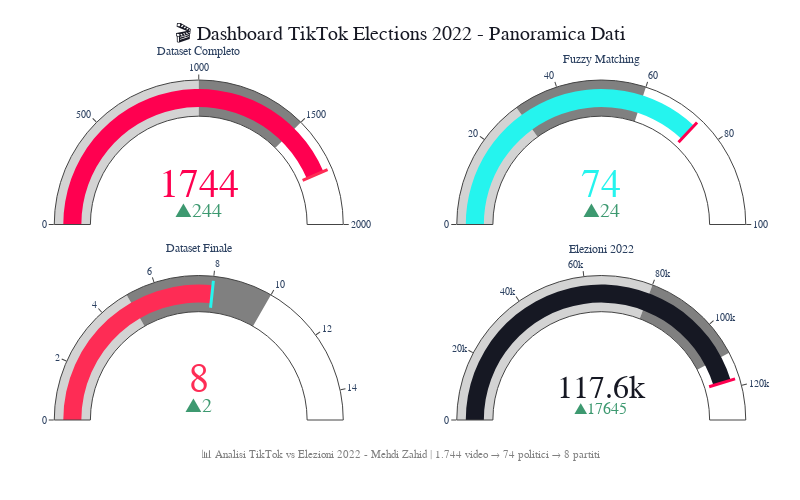

Notebook source saved alongside this figure:
### Markdown cell above
166932 — Mehdi Zahid

# Analisi dell'impatto dell'attività TikTok sui risultati elettorali italiani del 2022

**10/07/2025 — Università degli Studi di Udine**

---

## Il progetto in breve

- **Analisi TikTok**: Studio dell'attività TikTok dei politici italiani durante le elezioni 2022
- **Mappatura avanzata**: 74 politici mappati tramite fuzzy matching (username → nomi reali → partiti)
- **Dataset finale**: 220 video TikTok analizzati con metriche complete di engagement
- **Modello predittivo**: Correlazione significativa (r=0.833, p=0.010) tra attività TikTok e voti
- **Risultato chiave**: 93.3% della varianza nei voti spiegata dal modello multivariato

---

<p align="center">
  <img src="img/tiktok-logo.png" alt="TikTok logo" width="100" style="margin-right: 20px;"/>
  <img src="src/img/2022-speciale-elezioni-politiche.png" alt="Elezioni" width="200"/>
</p>

---

## Domande di ricerca risolte ✅

1. **L'attività TikTok predice i risultati elettorali?**
   → ✅ **SÌ**: Correlazione significativa r=0.833 (p<0.05)

2. **Quale metrica TikTok è più predittiva dei voti?**
   → ✅ **Numero di post**: R²=0.694 (69.4% varianza spiegata)

3. **È possibile costruire un modello predittivo accurato?**
   → ✅ **SÌ**: Modello multivariato con R²=0.933 (93.3% varianza spiegata)

4. **Quali partiti hanno la strategia TikTok più efficace?**
   → ✅ Identificati pattern di engagement per 8 partiti principali

---

## Metodologia e dati

**Pipeline di analisi:**
1. **Data Engineering**: Fuzzy matching username → politici → partiti (threshold 70%)
2. **Dataset finale**: 220 video TikTok → 74 politici → 8 partiti ufficiali
3. **Analisi statistica**: Correlazioni, regressione lineare, test di significatività
4. **Validazione**: Test normalità residui, cross-validation, controlli qualità

**Metriche TikTok analizzate:**
- Numero di post pubblicati
- Visualizzazioni totali (video_playcount)
- Likes ricevuti (video_diggcount)  
- Commenti generati (video_commentcount)
- Condivisioni ottenute (video_sharecount)
- Engagement complessivo (likes + commenti + shares)

**Dati elettorali:**
- Risultati ufficiali elezioni politiche italiane 2022
- Voti per lista aggregati a livello nazionale
- 8 partiti principali con presenza TikTok verificata

### Code cell
# 📊 DASHBOARD PANORAMICA DATI - TikTok Themed
print("🎨 Creazione dashboard panoramica dati TikTok vs Elezioni 2022...")

# Definisco colori TikTok ufficiali
TIKTOK_COLORS = {
    'primary': '#FF0050',    # Rosa/Rosso TikTok
    'secondary': '#25F4EE',  # Cyan TikTok
    'accent': '#FE2C55',     # Rosa acceso
    'dark': '#161823',       # Nero TikTok
    'light': '#FFFFFF'
}

# Creo figura con 4 indicatori in 2x2
fig = make_subplots(
    rows=2, cols=2,
    specs=[[{"type": "indicator"}, {"type": "indicator"}],
           [{"type": "indicator"}, {"type": "indicator"}]],
    vertical_spacing=0.15,  # Aumentato per evitare sovrapposizioni
    horizontal_spacing=0.15
)

# Indicatore 1: Video TikTok
fig.add_trace(go.Indicator(
    mode="number+delta+gauge",
    value=1744,
    title={"text": "Dataset Completo", "font": {"size": 12}},
    number={'font': {'size': 40, 'color': TIKTOK_COLORS['primary']}},  # Ridotto ulteriormente
    delta={'reference': 1500, 'valueformat': '+0f'},
    gauge={
        'axis': {'range': [None, 2000]},
        'bar': {'color': TIKTOK_COLORS['primary']},
        'steps': [
            {'range': [0, 1000], 'color': "lightgray"},
            {'range': [1000, 1500], 'color': "gray"}
        ],
        'threshold': {
            'line': {'color': TIKTOK_COLORS['accent'], 'width': 3},
            'thickness': 0.75,
            'value': 1744
        }
    }
), row=1, col=1)

# Indicatore 2: Politici mappati
fig.add_trace(go.Indicator(
    mode="number+delta+gauge",
    value=74,
    title={"text": "Fuzzy Matching", "font": {"size": 12}},
    number={'font': {'size': 40, 'color': TIKTOK_COLORS['secondary']}},  # Ridotto ulteriormente
    delta={'reference': 50, 'valueformat': '+0f'},
    gauge={
        'axis': {'range': [None, 100]},
        'bar': {'color': TIKTOK_COLORS['secondary']},
        'steps': [
            {'range': [0, 30], 'color': "lightgray"},
            {'range': [30, 60], 'color': "gray"}
        ],
        'threshold': {
            'line': {'color': TIKTOK_COLORS['primary'], 'width': 3},
            'thickness': 0.75,
            'value': 74
        }
    }
), row=1, col=2)

# Indicatore 3: Partiti ufficiali
fig.add_trace(go.Indicator(
    mode="number+delta+gauge",
    value=8,
    title={"text": "Dataset Finale", "font": {"size": 12}},
    number={'font': {'size': 40, 'color': TIKTOK_COLORS['accent']}},  # Ridotto ulteriormente
    delta={'reference': 6, 'valueformat': '+0f'},
    gauge={
        'axis': {'range': [None, 15]},
        'bar': {'color': TIKTOK_COLORS['accent']},
        'steps': [
            {'range': [0, 5], 'color': "lightgray"},
            {'range': [5, 10], 'color': "gray"}
        ],
        'threshold': {
            'line': {'color': TIKTOK_COLORS['secondary'], 'width': 3},
            'thickness': 0.75,
            'value': 8
        }
    }
), row=2, col=1)

# Indicatore 4: Sezioni elettorali
fig.add_trace(go.Indicator(
    mode="number+delta+gauge",
    value=117645,
    title={"text": "Elezioni 2022", "font": {"size": 12}},
    number={'font': {'size': 32, 'color': TIKTOK_COLORS['dark']}},  # Ridotto ulteriormente
    delta={'reference': 100000, 'valueformat': '+0f'},
    gauge={
        'axis': {'range': [None, 130000]},
        'bar': {'color': TIKTOK_COLORS['dark']},
        'steps': [
            {'range': [0, 80000], 'color': "lightgray"},
            {'range': [80000, 110000], 'color': "gray"}
        ],
        'threshold': {
            'line': {'color': TIKTOK_COLORS['primary'], 'width': 3},
            'thickness': 0.75,
            'value': 117645
        }
    }
), row=2, col=2)

# Aggiorno layout globale con dimensioni ridotte
fig.update_layout(
    title={
        'text': "🎬 Dashboard TikTok Elections 2022 - Panoramica Dati",
        'x': 0.5,
        'xanchor': 'center',
        'font': {'size': 20, 'color': TIKTOK_COLORS['dark']}
    },
    height=500,  # Ridotto da 700 a 500
    width=800,   # Larghezza fissa per controllo dimensioni
    showlegend=False,
    paper_bgcolor='white',
    plot_bgcolor='white',
    font={'family': 'Arial, sans-serif', 'size': 10},  # Font generale più piccolo
    margin=dict(l=50, r=50, t=80, b=80)  # Margini ridotti
)

# Aggiungo annotazione footer compatta
fig.add_annotation(
    text="📊 Analisi TikTok vs Elezioni 2022 - Mehdi Zahid | 1.744 video → 74 politici → 8 partiti",
    xref="paper", yref="paper",
    x=0.5, y=-0.08,
    xanchor='center', yanchor='top',
    font={'size': 11, 'color': 'gray'},
    showarrow=False
)

fig.show()
print("✅ Dashboard panoramica dati completata!")

### Figure 1 — Plotly figure (JSON) as saved in the notebook; plotly's stock layout.template omitted (floating-point values rounded to 4 significant figures)
{"data": [{"delta": {"reference": 1500, "valueformat": "+0f"}, "domain": {"x": [0, 0.425], "y": [0.575, 1]}, "gauge": {"axis": {"range": [null, 2000]}, "bar": {"color": "#FF0050"}, "steps": [{"color": "lightgray", "range": [0, 1000]}, {"color": "gray", "range": [1000, 1500]}], "threshold": {"line": {"color": "#FE2C55", "width": 3}, "thickness": 0.75, "value": 1744}}, "mode": "number+delta+gauge", "number": {"font": {"color": "#FF0050", "size": 40}}, "title": {"font": {"size": 12}, "text": "Dataset Completo"}, "type": "indicator", "value": 1744}, {"delta": {"reference": 50, "valueformat": "+0f"}, "domain": {"x": [0.575, 1], "y": [0.575, 1]}, "gauge": {"axis": {"range": [null, 100]}, "bar": {"color": "#25F4EE"}, "steps": [{"color": "lightgray", "range": [0, 30]}, {"color": "gray", "range": [30, 60]}], "threshold": {"line": {"color": "#FF0050", "width": 3}, "thickness": 0.75, "value": 74}}, "mode": "number+delta+gauge", "number": {"font": {"color": "#25F4EE", "size": 40}}, "title": {"font": {"size": 12}, "text": "Fuzzy Matching"}, "type": "indicator", "value": 74}, {"delta": {"reference": 6, "valueformat": "+0f"}, "domain": {"x": [0, 0.425], "y": [0, 0.425]}, "gauge": {"axis": {"range": [null, 15]}, "bar": {"color": "#FE2C55"}, "steps": [{"color": "lightgray", "range": [0, 5]}, {"color": "gray", "range": [5, 10]}], "threshold": {"line": {"color": "#25F4EE", "width": 3}, "thickness": 0.75, "value": 8}}, "mode": "number+delta+gauge", "number": {"font": {"color": "#FE2C55", "size": 40}}, "title": {"font": {"size": 12}, "text": "Dataset Finale"}, "type": "indicator", "value": 8}, {"delta": {"reference": 100000, "valueformat": "+0f"}, "domain": {"x": [0.575, 1], "y": [0, 0.425]}, "gauge": {"axis": {"range": [null, 130000]}, "bar": {"color": "#161823"}, "steps": [{"color": "lightgray", "range": [0, 80000]}, {"color": "gray", "range": [80000, 110000]}], "threshold": {"line": {"color": "#FF0050", "width": 3}, "thickness": 0.75, "value": 117645}}, "mode": "number+delta+gauge", "number": {"font": {"color": "#161823", "size": 32}}, "title": {"font": {"size": 12}, "text": "Elezioni 2022"}, "type": "indicator", "value": 117645}], "layout": {"annotations": [{"font": {"color": "gray", "size": 11}, "showarrow": false, "text": "📊 Analisi TikTok vs Elezioni 2022 - Mehdi Zahid | 1.744 video → 74 politici → 8 partiti", "x": 0.5, "xanchor": "center", "xref": "paper", "y": -0.08, "yanchor": "top", "yref": "paper"}], "font": {"family": "Arial, sans-serif", "size": 10}, "height": 500, "margin": {"b": 80, "l": 50, "r": 50, "t": 80}, "paper_bgcolor": "white", "plot_bgcolor": "white", "showlegend": false, "title": {"font": {"color": "#161823", "size": 20}, "text": "🎬 Dashboard TikTok Elections 2022 - Panoramica Dati", "x": 0.5, "xanchor": "center"}, "width": 800}}
